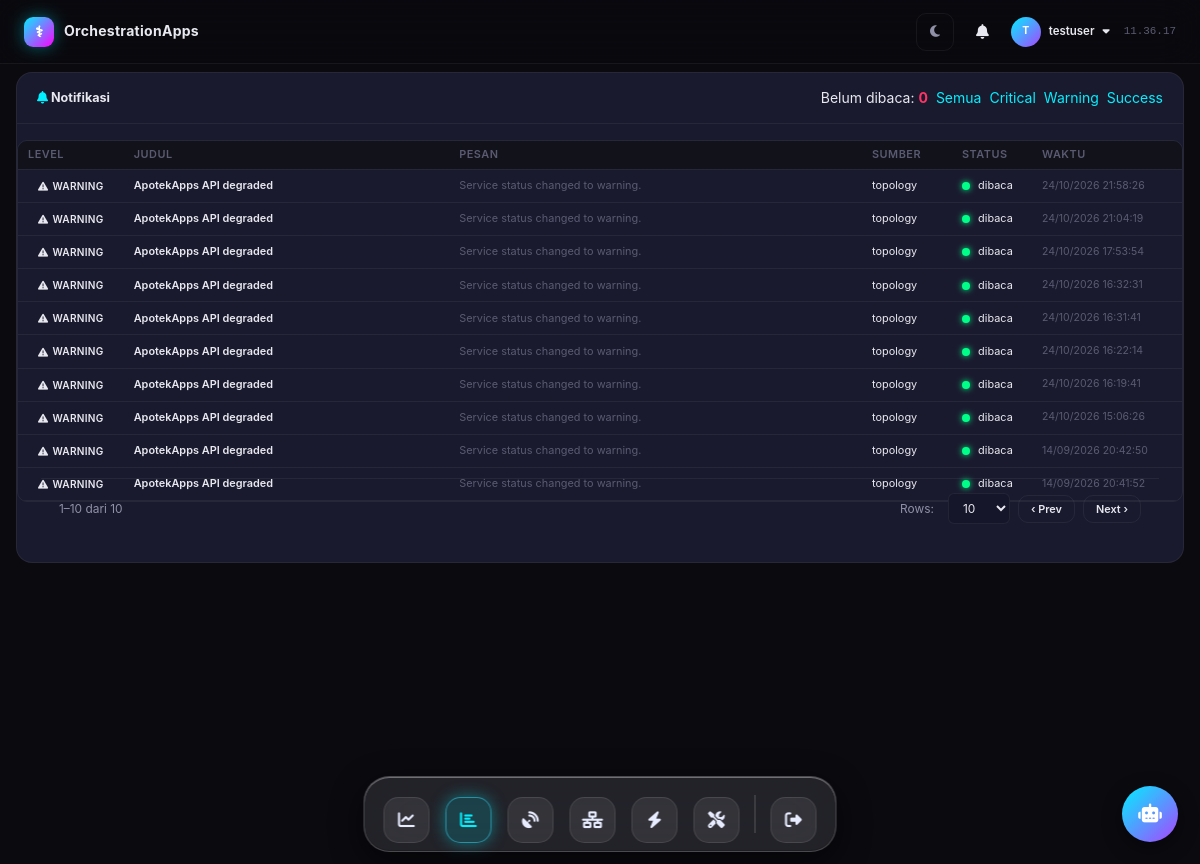
The page /alerts/?level=warning (signed in) on the database as committed earlier.
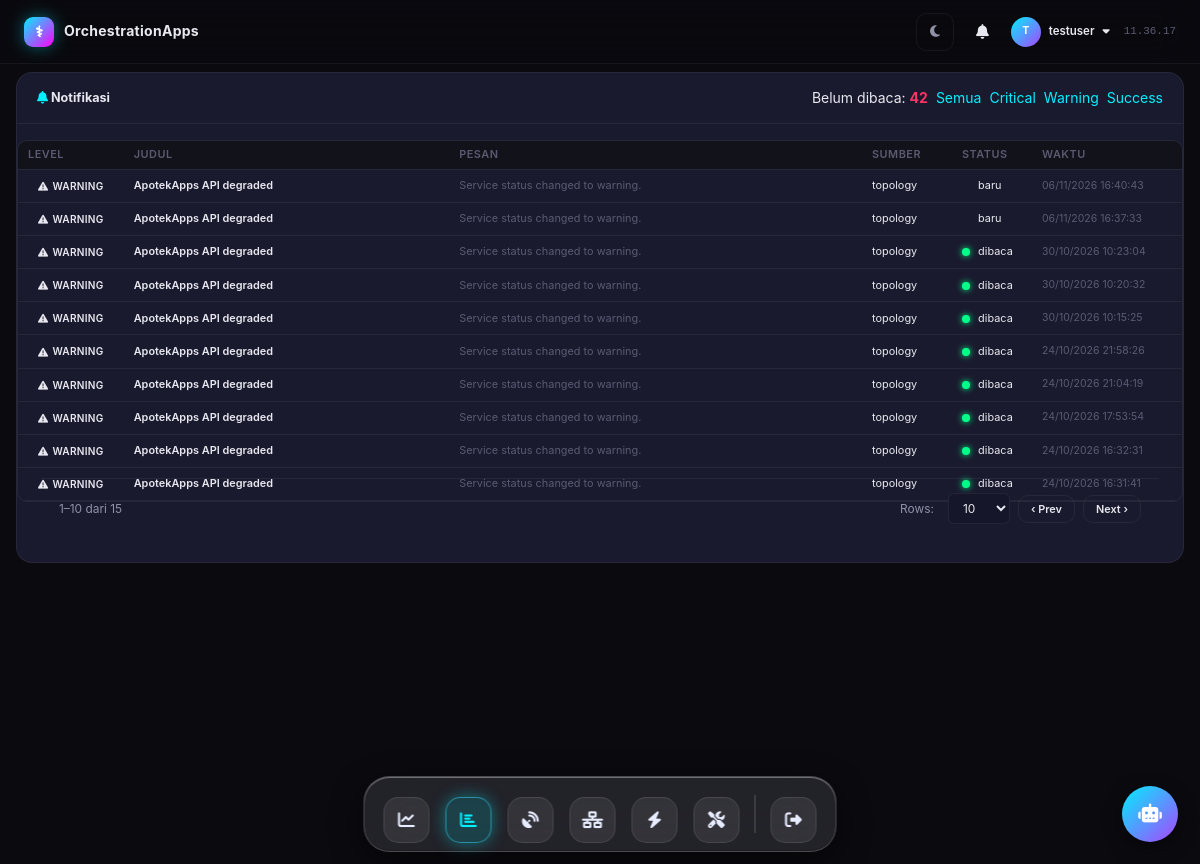
The same page on the database as committed later.
### apps/monitor/models.py (models this page shows, shortened)
class Alert(models.Model):
    LEVEL_INFO = "info"
    LEVEL_WARNING = "warning"
    LEVEL_CRITICAL = "critical"
    LEVEL_SUCCESS = "success"
    LEVEL_CHOICES = [
        (LEVEL_INFO, "Info"),
        (LEVEL_WARNING, "Warning"),
        (LEVEL_CRITICAL, "Critical"),
        (LEVEL_SUCCESS, "Success"),
    ]
    level = models.CharField(max_length=10, choices=LEVEL_CHOICES, default=LEVEL_INFO)
    title = models.CharField(max_length=200)
    message = models.TextField(blank=True, default="")
    source = models.CharField(max_length=60, default="topology",
                              help_text="Asal alert, mis. topology / monitor")
    is_read = models.BooleanField(default=False)
    created_at = models.DateTimeField(default=timezone.now)
    class Meta:
        ordering = ["-created_at"]
        indexes = [models.Index(fields=["is_read", "created_at"])]
    @property
    def icon(self):
        return {
            self.LEVEL_INFO: "fa-circle-info",
            self.LEVEL_WARNING: "fa-triangle-exclamation",
            self.LEVEL_CRITICAL: "fa-circle-xmark",
            self.LEVEL_SUCCESS: "fa-circle-check",
        }.get(self.level, "fa-bell")

### apps/monitor/views.py (the view)
# urls.py: path("alerts/", views.alerts_view, name="alerts_page"),
@login_required
def alerts_view(request):
    level = request.GET.get("level", "")
    qs = Alert.objects.all()
    if level in {Alert.LEVEL_INFO, Alert.LEVEL_WARNING, Alert.LEVEL_CRITICAL, Alert.LEVEL_SUCCESS}:
        qs = qs.filter(level=level)
    alerts = qs[:200]
    context = {
        "active_menu": "alerts",
        "alerts": alerts,
        "level_filter": level,
        "unread": Alert.objects.filter(is_read=False).count(),
    }
    return render(request, "monitor/alerts.html", context)

### templates/monitor/alerts.html (shortened to what this page needs)
{% extends "base.html" %}
{% block content %}
<div class="card" style="margin-bottom:16px">
  <div class="card__header">
    <h2 class="card__title"><i class="fa-solid fa-bell" style="color:var(--neon-cyan)"></i> Notifikasi</h2>
    <div class="card__actions">
      <span class="stat">Belum dibaca: <b style="color:var(--neon-red)">{{ unread }}</b></span>
      <a href="{% url 'alerts_page' %}" class="filter-btn {% if not level_filter %}active{% endif %}">Semua</a>
      <a href="{% url 'alerts_page' %}?level=critical" class="filter-btn {% if level_filter == 'critical' %}active{% endif %}">Critical</a>
      <a href="{% url 'alerts_page' %}?level=warning" class="filter-btn {% if level_filter == 'warning' %}active{% endif %}">Warning</a>
      <a href="{% url 'alerts_page' %}?level=success" class="filter-btn {% if level_filter == 'success' %}active{% endif %}">Success</a>
    </div>
  </div>
  <div class="card__body" style="padding:0">
    <div class="table-wrapper">
      <table class="table table--compact">
        <thead><tr>
          <th style="width:90px">Level</th>
          <th>Judul</th>
          <th>Pesan</th>
          <th style="width:90px">Sumber</th>
          <th style="width:80px">Status</th>
          <th style="width:150px">Waktu</th>
        </tr></thead>
        <tbody>
          {% for a in alerts %}
          <tr class="alert-row {% if not a.is_read %}row-unread{% endif %}">
            <td>
              <span class="badge badge--{{ a.level }}">
                <i class="fa-solid {{ a.icon }}"></i> {{ a.level }}
              </span>
            </td>
            <td class="text-sm" style="font-weight:600">{{ a.title }}</td>
            <td class="text-sm text-muted">{{ a.message|default:"—" }}</td>
            <td class="text-sm">{{ a.source }}</td>
            <td>
              {% if a.is_read %}<span class="status-dot status-dot--success"></span> dibaca
              {% else %}<span class="status-dot status-dot--warning"></span> baru{% endif %}
            </td>
            <td class="text-muted" style="font-size:.75rem;white-space:nowrap">{{ a.created_at|date:"d/m/Y H:i:s" }}</td>
          </tr>
          {% empty %}
          <tr><td colspan="6" class="text-center text-muted" style="padding:2rem">Belum ada notifikasi.</td></tr>
          {% endfor %}
        </tbody>
      </table>
    </div>
  </div>
  <div class="pagination-bar" id="alertPager">
    <span class="page-info" id="alertInfo"></span>
    <div class="page-actions">
      <span class="page-size-label">Rows:</span>
      <select id="alertPageSize" class="select-sm">
        <option value="10" selected>10</option>
      </select>
      <button class="btn btn-outline btn-sm" id="alertPrev">‹ Prev</button>
      <button class="btn btn-outline btn-sm" id="alertNext">Next ›</button>
    </div>
  </div>
</div>
{% endblock %}

Rows that differ between the two databases and show on the page:
no longer on this page (row unchanged): Alert: level "WARNING", title "ApotekApps API degraded", message "Service status changed to warning.", source "topology", is_read True (drawn), created_at "24/10/2026 16:22:14"
no longer on this page (row unchanged): Alert: level "WARNING", title "ApotekApps API degraded", message "Service status changed to warning.", source "topology", is_read True (drawn), created_at "24/10/2026 16:19:41"
no longer on this page (row unchanged): Alert: level "WARNING", title "ApotekApps API degraded", message "Service status changed to warning.", source "topology", is_read True (drawn), created_at "24/10/2026 15:06:26"
no longer on this page (row unchanged): Alert: level "WARNING", title "ApotekApps API degraded", message "Service status changed to warning.", source "topology", is_read True (drawn), created_at "14/09/2026 20:42:50"
no longer on this page (row unchanged): Alert: level "WARNING", title "ApotekApps API degraded", message "Service status changed to warning.", source "topology", is_read True (drawn), created_at "14/09/2026 20:41:52"
added Alert: level "WARNING", title "ApotekApps API degraded", message "Service status changed to warning.", source "topology", is_read "baru", created_at "06/11/2026 16:40:43"
added Alert: level "WARNING", title "ApotekApps API degraded", message "Service status changed to warning.", source "topology", is_read "baru", created_at "06/11/2026 16:37:33"
added Alert: level "WARNING", title "ApotekApps API degraded", message "Service status changed to warning.", source "topology", is_read True (drawn), created_at "30/10/2026 10:23:04"
added Alert: level "WARNING", title "ApotekApps API degraded", message "Service status changed to warning.", source "topology", is_read True (drawn), created_at "30/10/2026 10:20:32"
added Alert: level "WARNING", title "ApotekApps API degraded", message "Service status changed to warning.", source "topology", is_read True (drawn), created_at "30/10/2026 10:15:25"
Other text that changed with them:
{{ unread }}: "0" → "42"
text written by a page script: "1–10 dari 10" → "1–10 dari 15"
